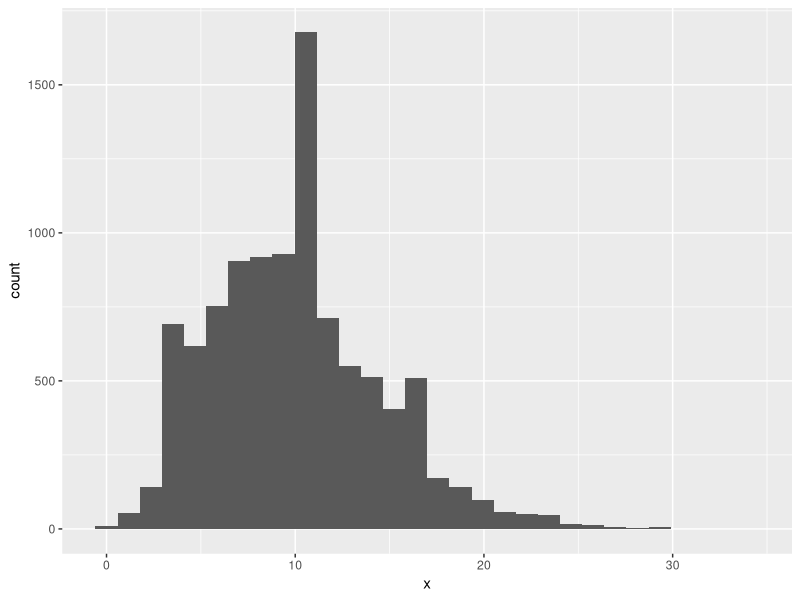
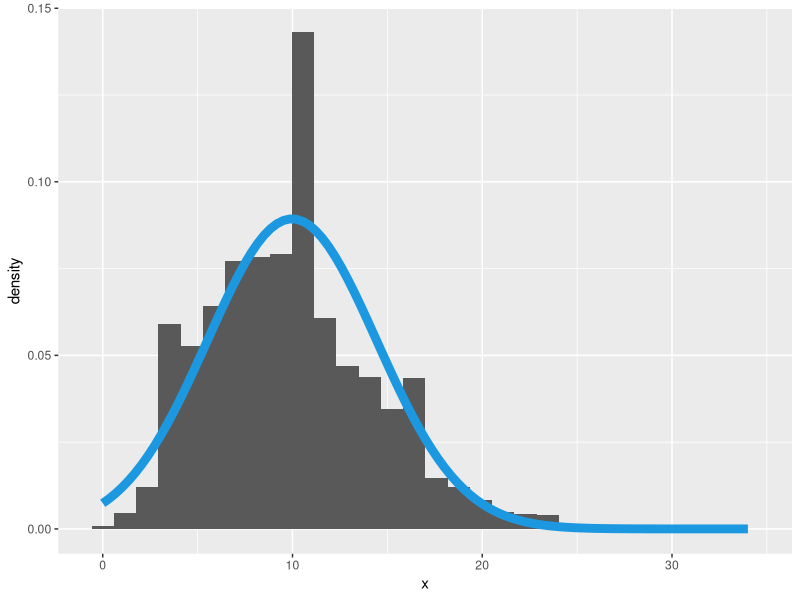
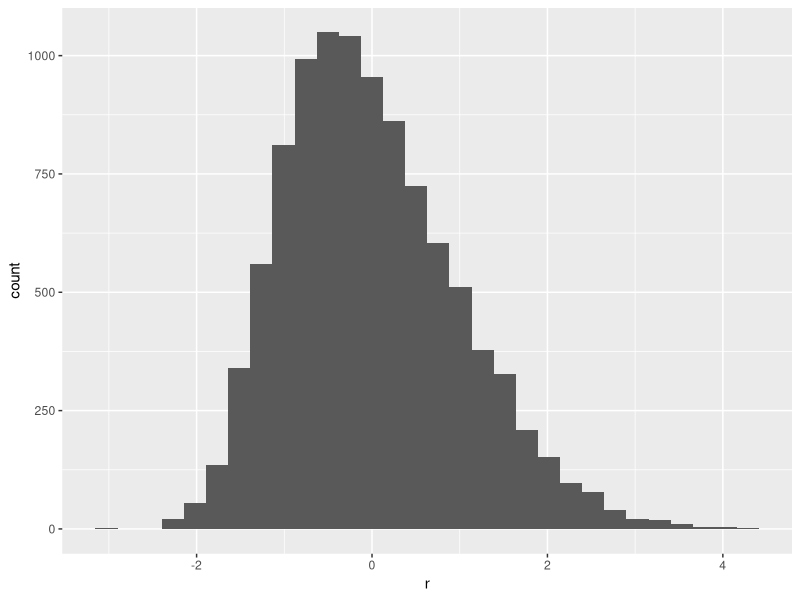
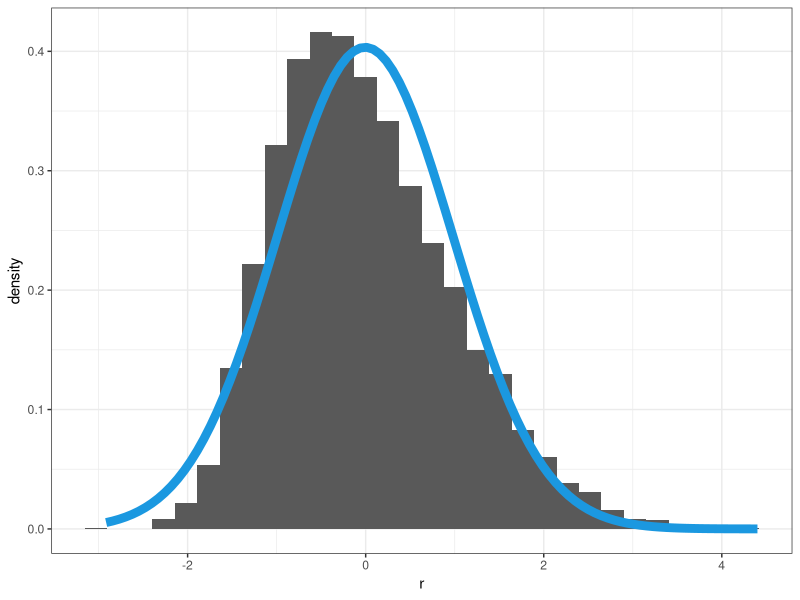
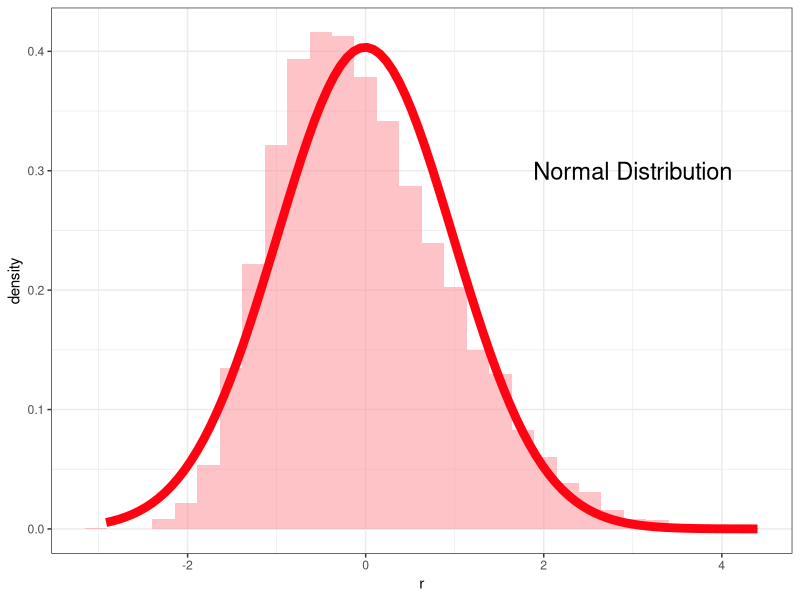

These charts were generated, in order, by the following R code:
# Tried 
install.packages("fGarch")
library(fGarch)
library(tidyverse)
N <- 10000
x <- rnbinom(N, 10, .5)

r <- rsnorm(x, mean = 0, sd = 1, xi = 1.5) 

data_x <- data.frame(x)
data_x %>% 
  ggplot(aes(x)) +
  geom_histogram()
## Normal
ggplot(data_x, aes(x)) +
  geom_histogram(aes(y = ..density..)) +
  stat_function(fun = dnorm,
                args = list(mean = mean(data_x$x),
                            sd = sd(data_x$x)),
                col = "#1b98e0",
                size = 3)



data_r<- data.frame(r)
data_r %>% 
  ggplot(aes(r)) +
  geom_histogram()
### Normal
ggplot(data_r, aes(r)) +
  geom_histogram(aes(y = ..density..)) +
  stat_function(fun = dnorm,
                args = list(mean = mean(data_r$r),
                            sd = sd(data_r$r)),
                col = "#1b98e0",
                size = 3) +
  theme_bw()

ggplot(data_r, aes(r)) +
  geom_histogram(aes(y = ..density..),
                 fill = "#fb878e", alpha = 0.5) +
  stat_function(fun = dnorm,
                args = list(mean = mean(data_r$r),
                            sd = sd(data_r$r)),
                col = "#ff0312",
                size = 3) +
  theme_bw() +
  annotate("text", x = 3, y = 0.3,
           label = "Normal Distribution",
           size = 6)
